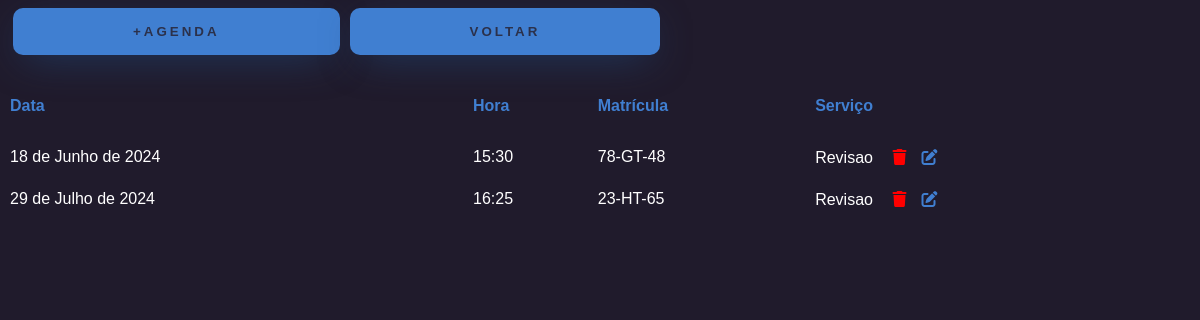
/agenda/, run on the app's committed database.
### app/models.py (models this page shows, shortened)
class Agenda(models.Model):
    data = models.DateField()
    hora = models.TimeField()
    matricula = models.ForeignKey(Carro,on_delete=models.CASCADE)
    telemovel = models.ForeignKey(Mecanico,on_delete=models.CASCADE)
    servico = models.TextField()

class Carro(models.Model):
    marca = models.CharField(max_length=100)
    modelo = models.CharField(max_length=100)
    matricula = models.CharField(max_length=20,primary_key=True)
    ano = models.IntegerField()
    telemovel = models.ForeignKey(Cliente,on_delete=models.CASCADE)
    def __str__(self)   :
        return self.matricula

### app/views.py (the view)
# urls.py: path('agenda/',agendas,name='url_agenda'),
def agendas(request):
    info = {}
    info['agendas'] = Agenda.objects.all()
    return render(request,'lista_agenda.html',info)

### app/templates/lista_agenda.html (shortened to what this page needs)
<!DOCTYPE html>
<html lang="en">
<head>
    {% load static %}
    <link rel="stylesheet" href="{% static 'listaagenda.css' %}">
</head>
<body>
    <div class="form-div">
        <form action="{% url 'url_nova_agenda'%}">
            <button type="submit" class="btn-login">+AGENDA</button>
        </form>
        <form action="{% url 'url_home'%}">
            <button class="btn-login">VOLTAR</button>
        </form>
    </div>
    <table>
        <tr>
            <th>Data</th>
            <th>Hora</th>
            <th>Matrícula</th>
            <th>Serviço</th>
        </tr>
        {% for agenda in agendas %}
        <tr>
            <td>{{agenda.data}}</td>
            <td>{{agenda.hora}}</td>
            <td>{{agenda.matricula}}</td>
            <td>{{agenda.servico}} <a href="deleteagenda/{{agenda.id}}"><i class="fa-solid fa-trash"></i></a><a href="editagenda/{{agenda.id}}"><i class="fa-solid fa-edit"></i></a></td>
        </tr>
        {% endfor %}
    </table>
</body>
</html>

### app/static/listaagenda.css (style rules this page uses)
body { background-color: #201b2c; color: white; }
body * { font-family : Arial, Helvetica, sans-serif; }
table { width: 100%; text-align: left; margin: 20px 0px; border-bottom: 10px; }
.btn-login { width: 100%; padding: 16px 120px; margin: 0px 0px; border: none; border-radius: 10px; outline: none; text-transform: uppercase; font-weight: 800; letter-spacing: 3px; color: #2b314b; background: #407fd1; cursor: pointer; box-shadow: 0 10px 40px -12px #214472; }
form { margin: 0px 5px; }
.form-div { width: 100%; display: flex; }
th { font-weight: 900; color: #407fd1; padding: 20px 0px; }
td { padding: 7px 0px; }
.fa-solid.fa-trash { padding: 5px 15px; color: red; }
.fa-solid.fa-edit { color: #407fd1; }

### data on the page
Agenda: data "18 de Junho de 2024", hora "15:30", matricula "78-GT-48", servico "Revisao"
Agenda: data "29 de Julho de 2024", hora "16:25", matricula "23-HT-65", servico "Revisao"
